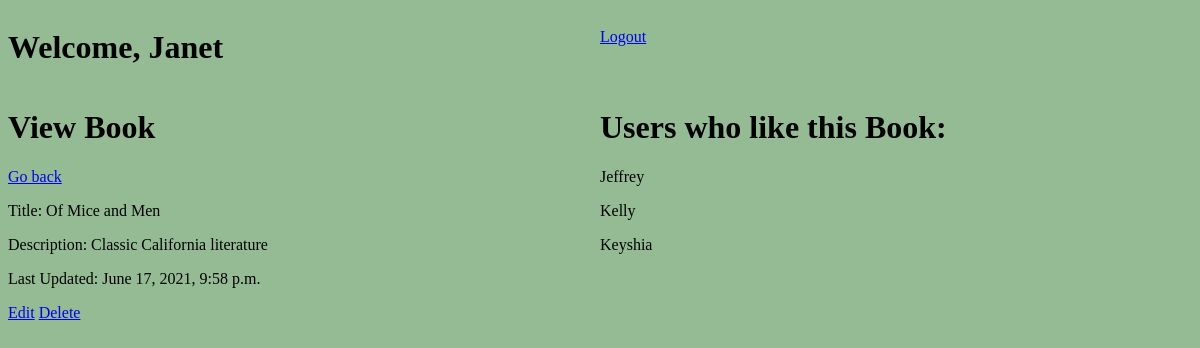
Page /books/5 (signed in) on the committed database.
### favorite_books_app/models.py (models this page shows)
class User(models.Model):
    first_name = models.CharField(max_length=255)
    last_name = models.CharField(max_length=255)
    email = models.EmailField(max_length=255)
    password = models.CharField(max_length=255)
    updated_at = models.DateTimeField(auto_now=True)
    created_at = models.DateTimeField(auto_now_add = True)
    objects = UserManager()

class Book(models.Model):
    title = models.CharField(max_length= 255)
    author = models.CharField(max_length=255)
    description = models.TextField()
    created_at = models.DateTimeField(auto_now_add=True)
    updated_at = models.DateTimeField(auto_now=True)
    upload_status = models.ForeignKey(User, related_name="books", on_delete = models.CASCADE, null = True)
    users = models.ManyToManyField(User, related_name="Books")
    objects = BookManager()

### favorite_books_app/views.py (the view)
# urls.py: path('books/<int:id>', views.books_all),
def books_all(request, id):
    if 'user_id' not in request.session:
        return redirect('/')
    this_user = User.objects.filter(id = request.session['user_id'])
    clicked_book = Book.objects.get(id=id)
    book_likers = clicked_book.users.all()
    context = {
        "current_user" : this_user[0],
        "all_books": Book.objects.all(),
        "clicked_book": clicked_book,
        "book_likers": book_likers,
        }
    return render(request, "view_book.html", context)

### favorite_books_app/templates/view_book.html (shortened to what this page needs)
<!DOCTYPE html>
<html lang = "en">
<head>
    {% load static %}
    <link rel="stylesheet" href="{% static 'background-color.css' %}">
</head>
<body>
    <header id="add-header">
        <h1 id="welcome-add">Welcome, {{ current_user.first_name }}</h1>
        <a id = "logout-add" href="http://localhost:8000/logout">Logout</a>
    </header>
    <div id="all-books-container">
        <div id="current-book">
            <h1>View Book</h1> <a href= "http://localhost:8000/books">Go back</a>
            <p>Title: {{ clicked_book.title }}</p>
            <p>Description: {{ clicked_book.description }}</p>
            <p>Last Updated: {{ clicked_book.updated_at }}</p>
            <a href="http://localhost:8000/shows/{{ this_show.id }}/edit">Edit</a>
            <a href="http://localhost:8000/shows/{{ this_show.id }}/destroy">Delete</a>
        </div>
        <div id="users-view">
            <h1>Users who like this Book:</h1>
            {% for user in book_likers %}
                <p> {{ user.first_name }} </p>
            {% endfor %}
        </div>
    </div>
</body>
</html>

### favorite_books_app/static/background-color.css (style rules this page uses)
body { background-color:rgb(148, 187, 148); }
#add-header { display: flex; }
#welcome-add { flex: 1; }
#logout-add { margin-top: 20px; flex: 1; }
#all-books-container { display: flex; }
#current-book { flex: 1; }
#users-view { flex: 1; }

### rows in the picture
User: first_name "Janet"
Book: title "Of Mice and Men", description "Classic California literature", updated_at "June 17, 2021, 9:58 p.m."
User: first_name "Jeffrey"
User: first_name "Kelly"
User: first_name "Keyshia"
